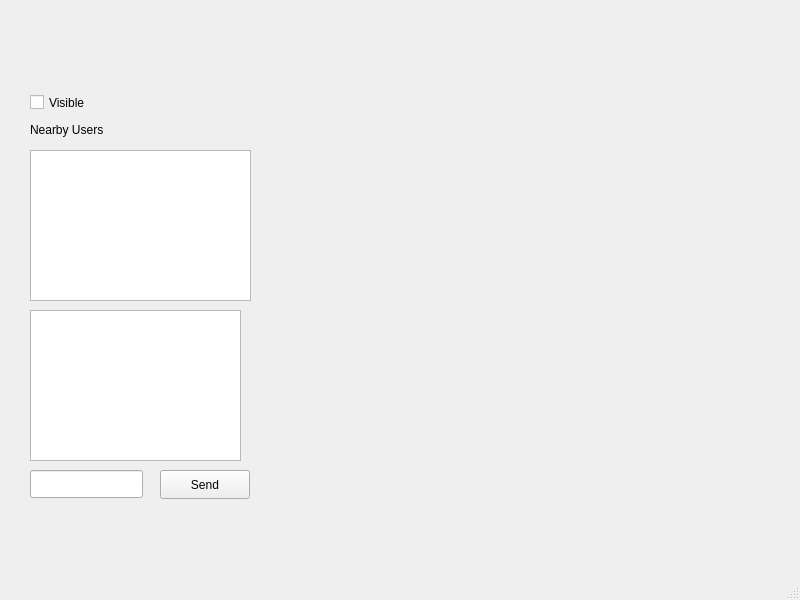
<?xml version="1.0" encoding="UTF-8"?>
<ui version="4.0">
 <class>MainWindow</class>
 <widget class="QMainWindow" name="MainWindow">
  <property name="geometry">
   <rect>
    <x>0</x>
    <y>0</y>
    <width>800</width>
    <height>600</height>
   </rect>
  </property>
  <property name="windowTitle">
   <string>MainWindow</string>
  </property>
  <widget class="QWidget" name="centralwidget">
   <widget class="QPushButton" name="sendButton">
    <property name="geometry">
     <rect>
      <x>160</x>
      <y>470</y>
      <width>90</width>
      <height>29</height>
     </rect>
    </property>
    <property name="text">
     <string>Send</string>
    </property>
   </widget>
   <widget class="QTextEdit" name="chatTextEdit">
    <property name="geometry">
     <rect>
      <x>30</x>
      <y>310</y>
      <width>211</width>
      <height>151</height>
     </rect>
    </property>
   </widget>
   <widget class="QLineEdit" name="messageLineEdit">
    <property name="geometry">
     <rect>
      <x>30</x>
      <y>470</y>
      <width>113</width>
      <height>28</height>
     </rect>
    </property>
    <property name="text">
     <string/>
    </property>
   </widget>
   <widget class="QListWidget" name="usersListWidget">
    <property name="geometry">
     <rect>
      <x>30</x>
      <y>150</y>
      <width>221</width>
      <height>151</height>
     </rect>
    </property>
   </widget>
   <widget class="QLabel" name="label">
    <property name="geometry">
     <rect>
      <x>30</x>
      <y>120</y>
      <width>91</width>
      <height>20</height>
     </rect>
    </property>
    <property name="text">
     <string>Nearby Users</string>
    </property>
   </widget>
   <widget class="QCheckBox" name="visibilityCheckBox">
    <property name="geometry">
     <rect>
      <x>30</x>
      <y>90</y>
      <width>92</width>
      <height>25</height>
     </rect>
    </property>
    <property name="text">
     <string>Visible</string>
    </property>
   </widget>
  </widget>
  <widget class="QMenuBar" name="menubar">
   <property name="geometry">
    <rect>
     <x>0</x>
     <y>0</y>
     <width>800</width>
     <height>25</height>
    </rect>
   </property>
  </widget>
  <widget class="QStatusBar" name="statusbar"/>
 </widget>
 <resources/>
 <connections/>
</ui>
